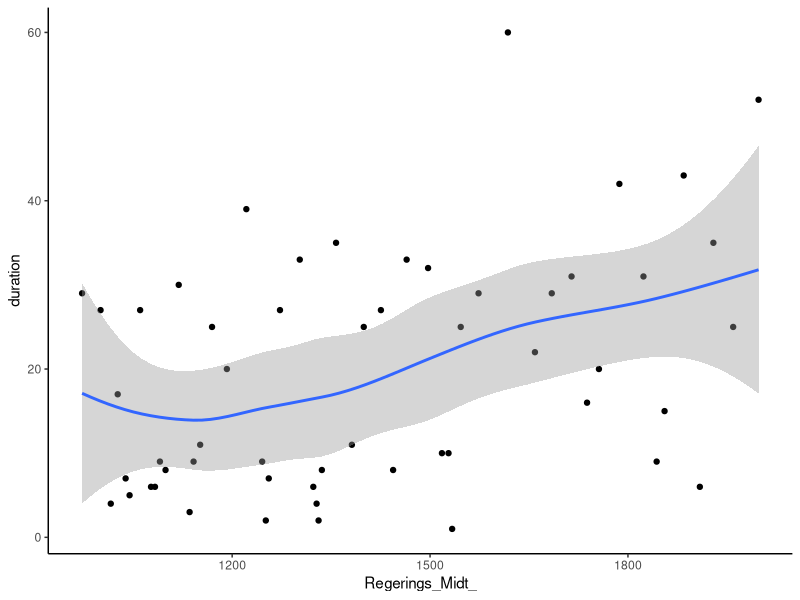

Write the R code that produced this figure.
## ---- chunk 1
knitr::opts_chunk$set(echo = TRUE)
## ---- chunk 2
library(tidyverse)

# create a "kings" object in R

read.csv("data/Kings 3.csv")

read_csv("data/Kings 3.csv")

read.csv2("data/Kings 3.csv")

read_csv2("data/Kings 3.csv")
## ---- chunk 3
kings1 <- read.csv("data/Kings 3.csv")

glimpse(kings1)

kings2 <- read_csv("data/Kings 3.csv", na = "NA")


glimpse(kings2)

head(kings2)

kings3 <- read.csv2("data/Kings 3.csv")

glimpse(kings3)

kings4 <- read_csv2("data/Kings 3.csv") 

glimpse(kings4)

# Funktion Kings 2 og Kings4 er "tidyverse"-funktion
# Funktion Kings1 og Kings2 er semikolonseperet fil og Kings3 og Kings4 er kommaseperet.
# jeg skal derfor bruge Kings2

## ---- chunk 4
class(kings2)


#2
# class viser at det "tbl" og ikke "dataframe", hvilket er godt ved uploading af et spreadsheet

#3
#kings3 og kings4 har 1 kolonne, mens kings1 og kings2 har 7 kolonner

#4 glimpse funktionen kan bruges her

dkmon <- read_csv("data/Kings 3.csv", na="NA")

glimpse(dkmon)

class(dkmon)

head(dkmon)

ncol(dkmon)


## ---- chunk 5
#Calculate the duration of regin for alle the kings in your table

dkmonduration <- dkmon %>% 
  mutate(duration=Regerings_Slut - Regerings_Start_, na.rm = TRUE) %>% 
  mutate(Regerings_Midt_ = Regerings_Start_ + duration/2)

glimpse(dkmonduration)

mean(dkmonduration$duration, na.rm = TRUE)

avg_duration <- mean(dkmonduration$duration, na.rm = TRUE)

#vi udregner gennemsnittet af regeringstiden for kongerne til at være ca. 20 år

long_regin_king <- dkmonduration %>% 
  filter(duration>avg_duration)

count(long_regin_king)
# der er 27 regenter der har regeret længere end gennemsnittet

print(long_regin_king) %>% 
  arrange(desc(long_regin_king))

longest_ruling_kings <- dkmonduration %>% 
  arrange(desc(duration)) %>% 
  slice_max(order_by = duration, n = 3)

longest_ruling_kings <- longest_ruling_kings %>% 
  mutate(Days=duration*365)

## ---- chunk 6
dkmonduration %>% 
  ggplot(aes(x=Regerings_Midt_, y=duration))+
  geom_point()+
  geom_smooth()+
  theme_classic()



